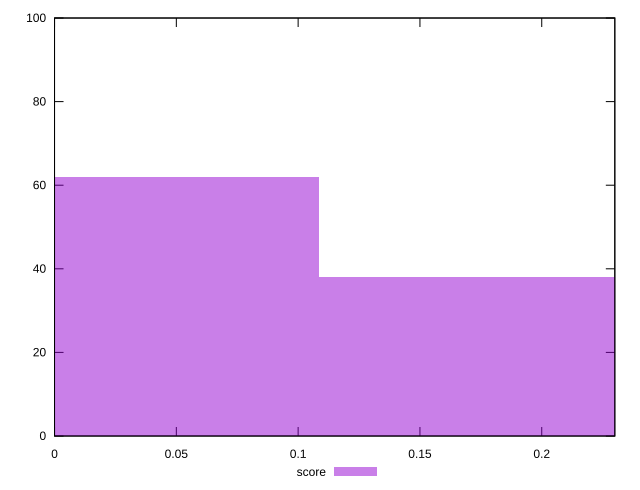

Recreate this plot in gnuplot.
reset

$score <<EOF
0 62
0.21733526820812438 38
EOF

set key outside below
set boxwidth 0.21733526820812438
set xrange [0:0.23]
set yrange [0:100]
set trange [0:100]
set style fill transparent solid 0.5 noborder
set terminal svg size 640, 490 enhanced background rgb 'white'
set output "report_00019_2021-02-10T18-14-37.922Z//cumulative-layout-shift/samples/pages+cached+noadtech+nomedia/score/histogram.svg"

plot $score title "score" with boxes

reset
